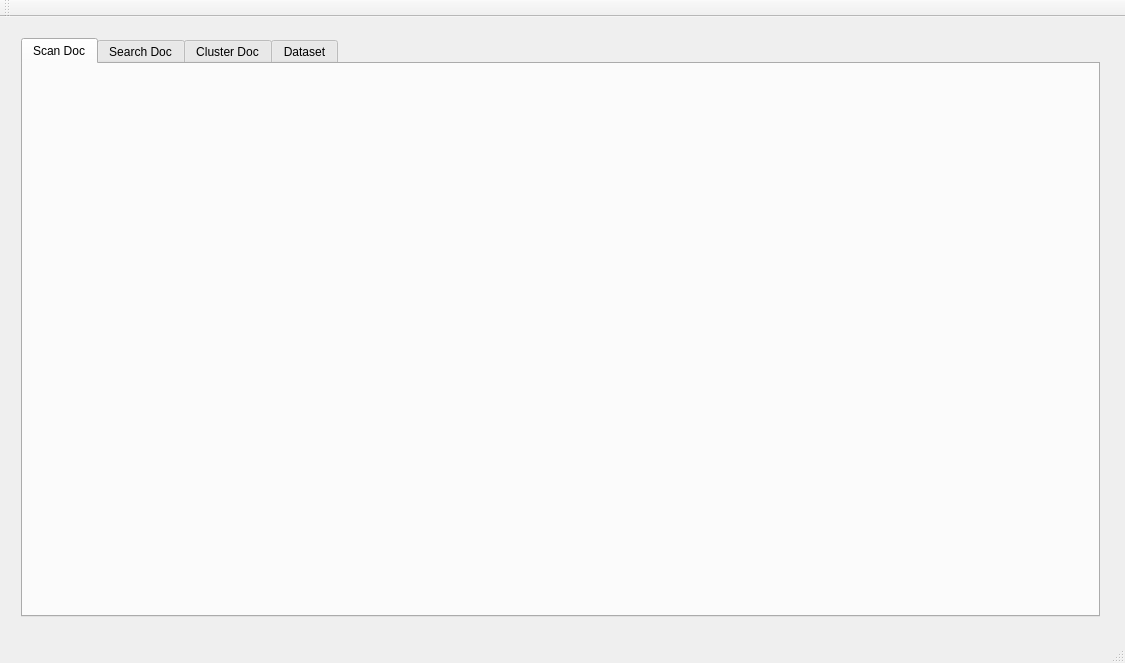
<?xml version="1.0" encoding="UTF-8"?>
<ui version="4.0">
 <class>MainWindow</class>
 <widget class="QMainWindow" name="MainWindow">
  <property name="geometry">
   <rect>
    <x>0</x>
    <y>0</y>
    <width>1125</width>
    <height>663</height>
   </rect>
  </property>
  <property name="windowTitle">
   <string>MainWindow</string>
  </property>
  <widget class="QWidget" name="centralWidget">
   <widget class="QWidget" name="gridLayoutWidget">
    <property name="geometry">
     <rect>
      <x>10</x>
      <y>10</y>
      <width>1101</width>
      <height>601</height>
     </rect>
    </property>
    <layout class="QGridLayout" name="gridLayout">
     <item row="0" column="0">
      <widget class="QTabWidget" name="TAB">
       <property name="currentIndex">
        <number>0</number>
       </property>
       <widget class="QWidget" name="SCAN">
        <attribute name="title">
         <string>Scan Doc</string>
        </attribute>
       </widget>
       <widget class="QWidget" name="SEARCH">
        <attribute name="title">
         <string>Search Doc</string>
        </attribute>
       </widget>
       <widget class="QWidget" name="CLUSTER">
        <attribute name="title">
         <string>Cluster Doc</string>
        </attribute>
       </widget>
       <widget class="QWidget" name="DATASET">
        <attribute name="title">
         <string>Dataset</string>
        </attribute>
       </widget>
      </widget>
     </item>
    </layout>
   </widget>
  </widget>
  <widget class="QMenuBar" name="menuBar">
   <property name="geometry">
    <rect>
     <x>0</x>
     <y>0</y>
     <width>1125</width>
     <height>21</height>
    </rect>
   </property>
  </widget>
  <widget class="QToolBar" name="mainToolBar">
   <attribute name="toolBarArea">
    <enum>TopToolBarArea</enum>
   </attribute>
   <attribute name="toolBarBreak">
    <bool>false</bool>
   </attribute>
  </widget>
  <widget class="QStatusBar" name="statusBar"/>
 </widget>
 <layoutdefault spacing="6" margin="11"/>
 <resources/>
 <connections/>
</ui>
